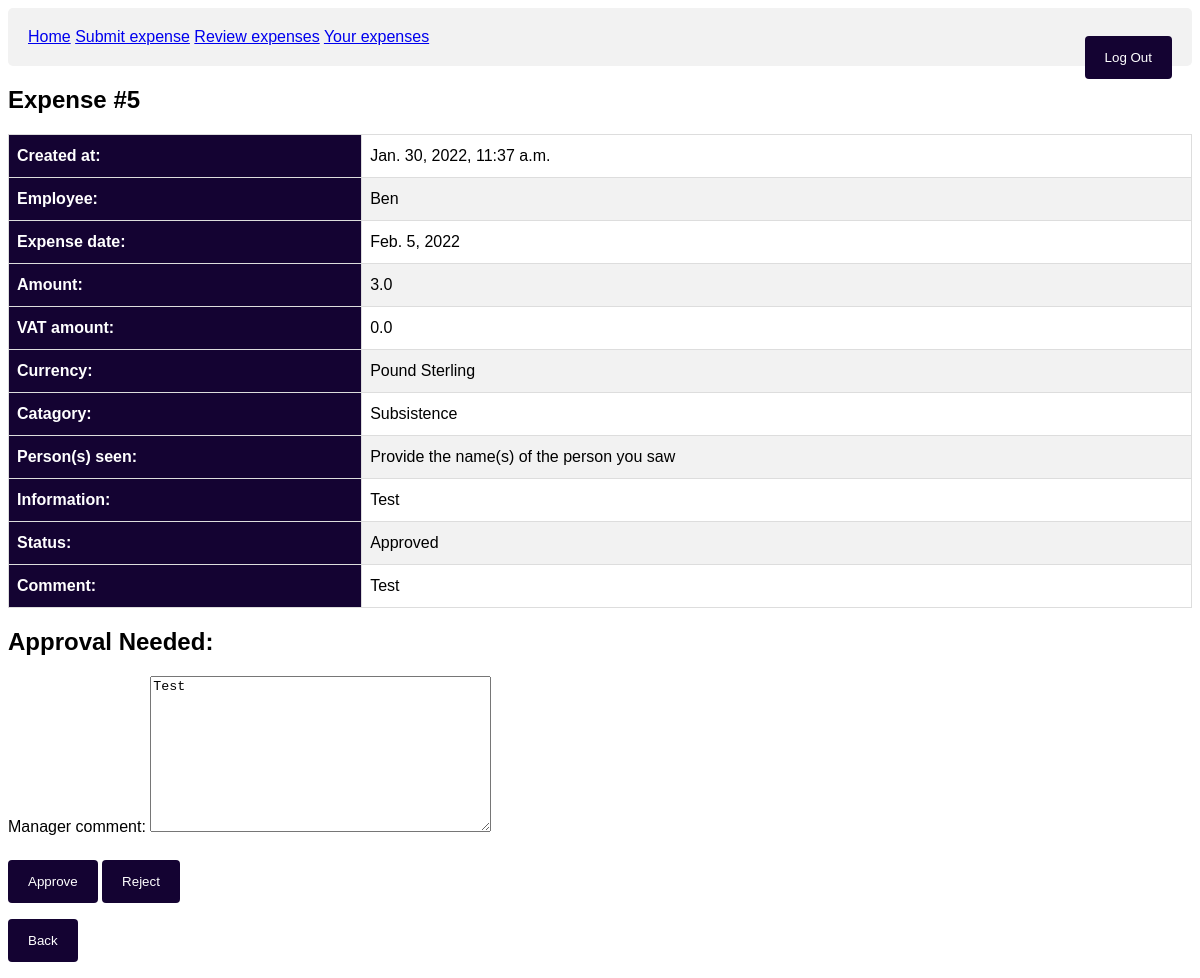
/claim/5 (signed in), run on an earlier commit of the app's database.
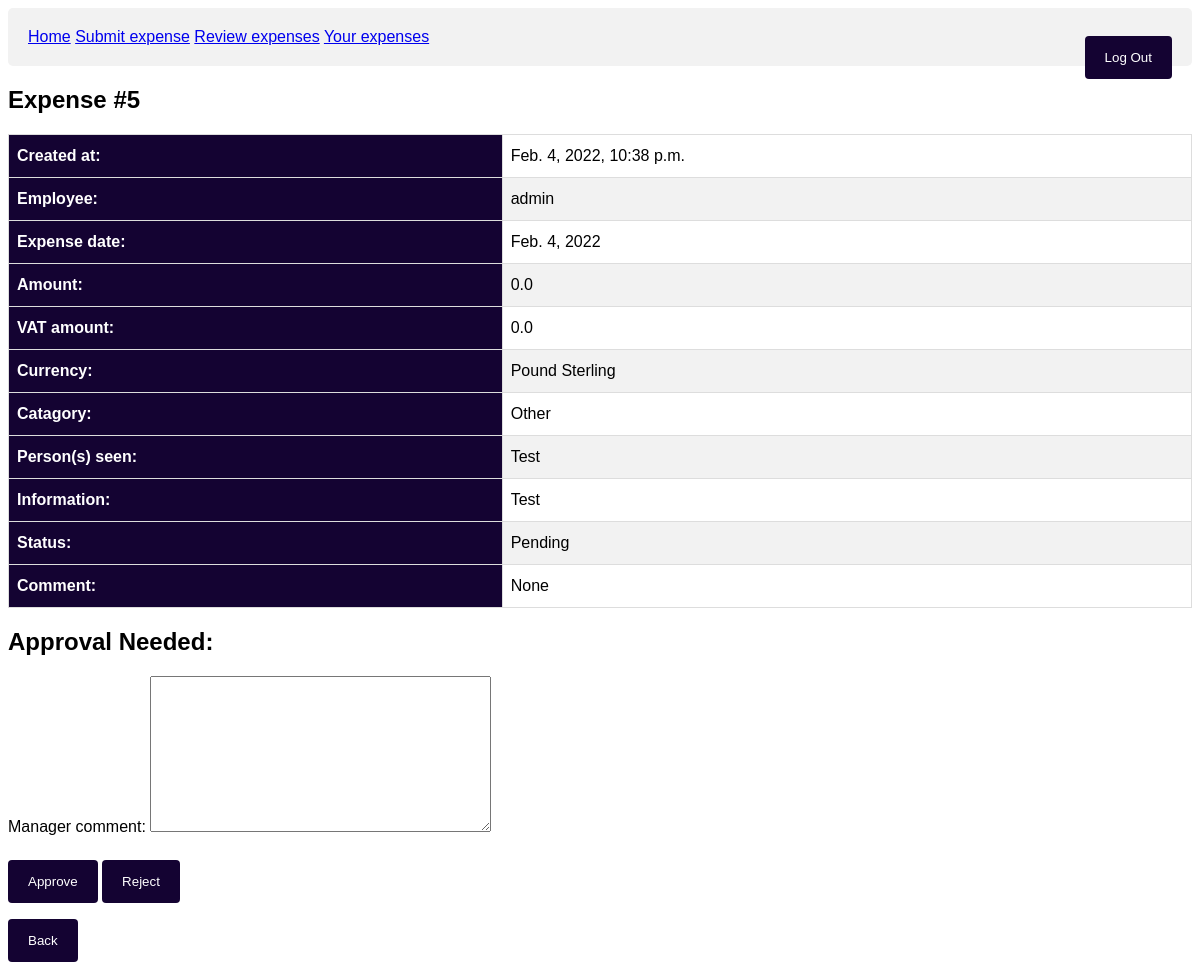
And on a later commit of the database.
### expense_app/models.py (models this page shows)
class Expense(models.Model):
    Approved = "AP"
    Rejected = "RE"
    Draft = "DR"
    Pending = "PE"
    Accommodation = "AC"
    Subsistence = "SU"
    Mileage = "MI"
    Staff_entertainment = "SE"
    Client_entertainment = "CE"
    Other = "OH"
    Flights = "FL"
    Other_travel = "OT"
    Euro = "EU"
    GBP = "GB"
    USD = "US"
    SGD = "SG"
    AUD = "AU"
    CHF = "CH"
    HKD = "HK"
    Status_Type = [(Approved, "Approved"), (Rejected, "Rejected"), (Draft, "Draft"), (Pending, "Pending")]
    Claim_Type = [(Accommodation, "Accommodation"), (Client_entertainment, "Client entertainment (Incl VAT)"), (Flights, "Flights"), (Mileage, "Mileage"), (Other, "Other"), (Other_travel, "Other travel"), (Staff_entertainment, "Staff entertainment"), (Subsistence, "Subsistence")]
    Currency_Type = [(Euro, "Euro"), (GBP, "Pound Sterling"), (USD, "US Dollar"), (SGD, "Singaporean Dollar"), (AUD, "Australian Dollar"), (CHF, "Swiss Franc"), (HKD, "Hong Kong Dollar")]
    time = models.DateTimeField(auto_now = True)
    expense_amount = models.FloatField(validators=[MinValueValidator(0.0)], default=0)
    VAT_amount = models.FloatField(validators=[MinValueValidator(0.0)], default=0)
    employee = models.ForeignKey(User, on_delete=models.CASCADE, default = id(User))
    catagory = models.CharField(max_length = 2, choices= Claim_Type, default = "OH")
    persons_seen = models.CharField(max_length = 50, blank=False)
    information = models.TextField(max_length = 500)
    status = models.CharField(max_length = 2, choices= Status_Type, default = "PE")
    manager_comment = models.TextField(max_length = 500, null= True)
    expense_date = models.DateField()
    currency = models.CharField(max_length = 2, choices = Currency_Type, default = "GB")
    class Meta:
        ordering = ["time"]

### expense_app/views.py (the view, shortened to what this page needs)
# urls.py: path("claim/<pk>", views.ManagerView.as_view(), name = "claim"),
class ManagerView(LoginRequiredMixin, PermissionRequiredMixin, UpdateView):
  permission_required = "expense_app.change_expense"
  model = Expense
  template_name = "expense_app/claim.html"
  form_class = ApprovalForm
  success_url = "/review"

### expense_app/forms.py
class ApprovalForm(forms.ModelForm):
  class Meta:
    model = Expense
    fields = ("manager_comment",)

### expense_app/templatetags/auth_extras.py (called while the page is built)
@register.filter(name='has_group')
def has_group(user, group_name):
    return user.groups.filter(name=group_name).exists()

### expense_app/templates/expense_app/claim.html (shortened to what this page needs)
<!DOCTYPE html>
{% extends 'expense_app/base.html' %}
{% block content %}
<h2>Expense #{{expense.id}}</h2>
<table id="expense">
  <tr>
    <th>Created at:</th>
    <td>{{expense.time}}</td>
  </tr>
  <tr>
    <th>Employee:</th>
    <td>{{expense.employee}}</td>
  </tr>
  <tr>
    <th>Expense date:</th>
    <td>{{expense.expense_date}}</td>
  </tr>
  <tr>
    <th>Amount:</th>
    <td>{{expense.expense_amount}}</td>
  </tr>
  <tr>
    <th>VAT amount:</th>
    <td>{{expense.VAT_amount}}</td>
  </tr>
  <tr>
    <th>Currency:</th>
    <td>{{expense.get_currency_display}}</td>
  </tr>
  <tr>
    <th>Catagory:</th>
    <td>{{expense.get_catagory_display}}</td>
  </tr>
  <tr>
    <th>Person(s) seen:</th>
    <td>{{expense.persons_seen}}</td>
  </tr>
  <tr>
    <th>Information:</th>
    <td>{{expense.information}}</td>
  </tr>
  <tr>
    <th>Status:</th>
    <td>{{expense.get_status_display}}</td>
  </tr>
  <tr>
    <th>Comment:</th>
    <td>{{expense.manager_comment}}</td>
  </tr>
</table>
<h2>Approval Needed:</h2>
<form action="" method="POST">
    {{ form.as_p }}
    <input type="submit" value="Approve" name="Approve">
    <input type="submit" value="Reject" name="Reject">
  </form>
<a href="{% url 'review' %}"><button>Back</button></a>
{% endblock %}

What changed in the data, as far as the page shows it:
changed Expense "Pound Sterling": time "Jan. 30, 2022, 11:37 a.m." → "Feb. 4, 2022, 10:38 p.m."; employee "Ben" → "admin"; expense_date "Feb. 5, 2022" → "Feb. 4, 2022"; expense_amount "3.0" → "0.0"; catagory "Subsistence" → "Other"; persons_seen "Provide the name(s) of the person you saw" → "Test"; status "Approved" → "Pending"; manager_comment "Test" → "None"; manager_comment "Test" → (not shown)
